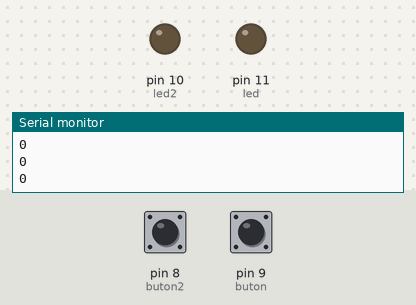
This sketch was run on a simulated Arduino Uno, built with avr-gcc and run on an emulated ATmega328P. On the bench: output pins drawn as LEDs (lit = HIGH), the last lines printed to the serial monitor. Dashed ring = blinking. The inputs (shaded band) are chosen by the test bench; at power-on: pin 8 (buton2) LOW, pin 9 (buton) LOW.

Above: at 1.2 s.
1.3 s: pin 8 (buton2) pulled HIGH for 0.15 s
At 2.3 s:
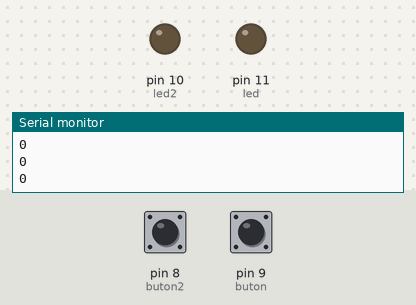
2.9 s: pin 8 (buton2) pulled HIGH for 3.2 s
At 3.3 s:
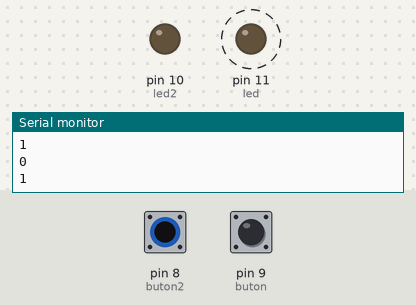
Timing chart, 0 to 7.6 s (numbered marks = the images above; inputs shaded):
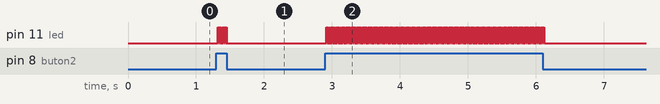

Measured:
- after the input at 1.3 s, pin 11 (led): alternates HIGH for 0.01 s and LOW for 0.01 s, 14 changes in all, then stays LOW, starting at once
- after the input at 2.9 s, pin 11 (led): alternates HIGH for 0.01 s and LOW for 0.01 s, 318 changes in all, then stays LOW, starting at once

The sketch:

butonledyak2.ino
```cpp
int buton = 9;
int buton2 = 8;


int butonDurum2;
int butonDurum;
int led = 11;
int led2 = 10;
void setup()
{
  pinMode (buton, INPUT);
  pinMode (buton2, INPUT);
  pinMode(led, OUTPUT);
  pinMode(led2, OUTPUT);
  Serial.begin(9600);


}

void loop() {
  butonDurum = digitalRead(buton);
  butonDurum2 = digitalRead(buton2);
  Serial.println(butonDurum);
  Serial.println(butonDurum2);


  if (butonDurum ) {
    digitalWrite (led, HIGH);

  } else {
    digitalWrite(led, LOW);
  }
  delay(10);


  if (butonDurum2) {
    digitalWrite (led, HIGH);

  } else {
    digitalWrite(led, LOW);
  }
  delay(10);
}
```
